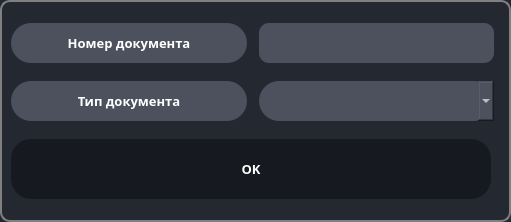
<?xml version="1.0" encoding="UTF-8"?>
<ui version="4.0">
 <class>New_doc</class>
 <widget class="QDialog" name="New_doc">
  <property name="geometry">
   <rect>
    <x>0</x>
    <y>0</y>
    <width>511</width>
    <height>222</height>
   </rect>
  </property>
  <property name="sizePolicy">
   <sizepolicy hsizetype="Expanding" vsizetype="Expanding">
    <horstretch>0</horstretch>
    <verstretch>0</verstretch>
   </sizepolicy>
  </property>
  <property name="windowTitle">
   <string>Добавить документ</string>
  </property>
  <property name="styleSheet">
   <string notr="true">QDialog {
    
	background-color: rgb(35, 40, 49);
    border: 2px solid gray;
	border-radius: 10px;
    
}
QPushButton {
    background-color: rgb(22, 25, 31);
    color: white;
    font-size: 10pt;
    font-weight: 700;
    font-family: RussoOne-Regular;
    border:1px;
    border-radius: 20px;
}

QPushButton:hover {
    background-color: #666;
}

QPushButton:pressed {
    background-color: #888;
}

QLabel {
    color: white;
    font-family: RussoOne-Regular;
    font-size: 10pt;
    font-weight: 600;
    background: rgb(76, 81, 93);
    min-width: 26ex;
    min-height: 4ex;
    border:1px;
    border-radius: 20px;
    
}
QLineEdit {
    color: white;
    font-family: RussoOne-Regular;
    font-size: 14pt;
    font-weight: 600;
    background: rgb(76, 81, 93);
    border:1px;
    border-radius: 10px;
}</string>
  </property>
  <layout class="QGridLayout" name="gridLayout">
   <item row="2" column="2">
    <widget class="QComboBox" name="current_cmb">
     <property name="sizePolicy">
      <sizepolicy hsizetype="Expanding" vsizetype="Expanding">
       <horstretch>0</horstretch>
       <verstretch>0</verstretch>
      </sizepolicy>
     </property>
     <property name="minimumSize">
      <size>
       <width>104</width>
       <height>16</height>
      </size>
     </property>
     <property name="maximumSize">
      <size>
       <width>250</width>
       <height>40</height>
      </size>
     </property>
     <property name="styleSheet">
      <string notr="true">QComboBox {
    color: white;
    font-family: RussoOne-Regular;
    font-size: 10pt;
    font-weight: 600;
    background: rgb(76, 81, 93);
    min-width: 26ex;
    min-height: 4ex;
    selection-background-color: rgb(39, 44, 54);
    border:1px;
    border-radius: 20px;

}

QComboBox:editable {
    background: rgb(76, 81, 93);
}

QComboBox:on { 
    background: rgb(76, 81, 93);
}

QComboBox QAbstractItemView {
  color: white;
  background-color: rgb(76, 81, 93);
  
  selection-background-color: rgb(39, 44, 54);
}</string>
     </property>
    </widget>
   </item>
   <item row="3" column="0" colspan="4">
    <widget class="QPushButton" name="btn_ok">
     <property name="enabled">
      <bool>true</bool>
     </property>
     <property name="sizePolicy">
      <sizepolicy hsizetype="Expanding" vsizetype="Expanding">
       <horstretch>0</horstretch>
       <verstretch>0</verstretch>
      </sizepolicy>
     </property>
     <property name="maximumSize">
      <size>
       <width>480</width>
       <height>60</height>
      </size>
     </property>
     <property name="layoutDirection">
      <enum>Qt::LeftToRight</enum>
     </property>
     <property name="text">
      <string>OK</string>
     </property>
    </widget>
   </item>
   <item row="1" column="0">
    <widget class="QLabel" name="lbl_current">
     <property name="sizePolicy">
      <sizepolicy hsizetype="Expanding" vsizetype="Expanding">
       <horstretch>0</horstretch>
       <verstretch>0</verstretch>
      </sizepolicy>
     </property>
     <property name="minimumSize">
      <size>
       <width>104</width>
       <height>16</height>
      </size>
     </property>
     <property name="maximumSize">
      <size>
       <width>250</width>
       <height>40</height>
      </size>
     </property>
     <property name="layoutDirection">
      <enum>Qt::RightToLeft</enum>
     </property>
     <property name="styleSheet">
      <string notr="true">QLabel {
    color: white;
    font-family: RussoOne-Regular;
    font-size: 10pt;
    font-weight: 600;
    background: rgb(76, 81, 93);
    min-width: 26ex;
    min-height: 4ex;
    border:1px;
    border-radius: 20px;
    
}</string>
     </property>
     <property name="text">
      <string>Номер документа</string>
     </property>
     <property name="alignment">
      <set>Qt::AlignCenter</set>
     </property>
    </widget>
   </item>
   <item row="1" column="2">
    <widget class="QLineEdit" name="lne_nmb_doc">
     <property name="sizePolicy">
      <sizepolicy hsizetype="Expanding" vsizetype="Expanding">
       <horstretch>0</horstretch>
       <verstretch>0</verstretch>
      </sizepolicy>
     </property>
     <property name="minimumSize">
      <size>
       <width>104</width>
       <height>16</height>
      </size>
     </property>
     <property name="maximumSize">
      <size>
       <width>250</width>
       <height>40</height>
      </size>
     </property>
    </widget>
   </item>
   <item row="2" column="0">
    <widget class="QLabel" name="label">
     <property name="text">
      <string>Тип документа</string>
     </property>
     <property name="alignment">
      <set>Qt::AlignCenter</set>
     </property>
    </widget>
   </item>
  </layout>
 </widget>
 <tabstops>
  <tabstop>btn_ok</tabstop>
 </tabstops>
 <resources/>
 <connections/>
</ui>
